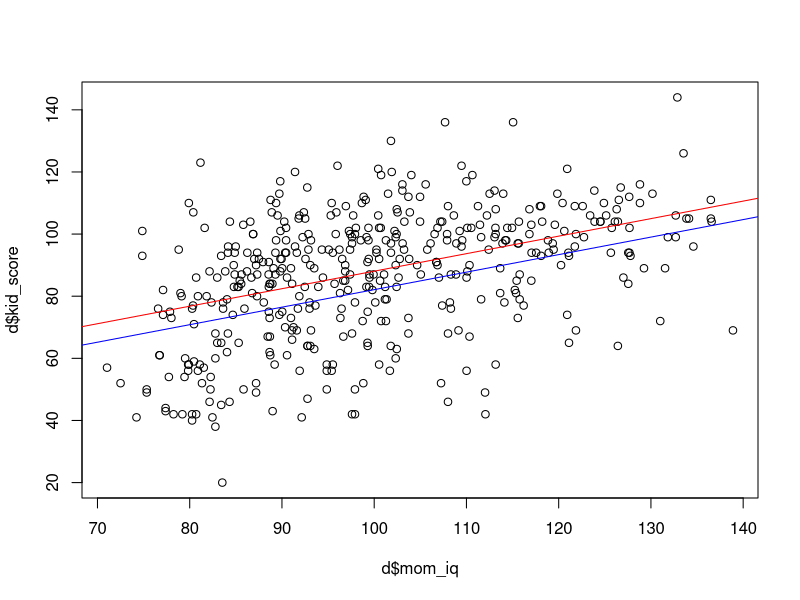
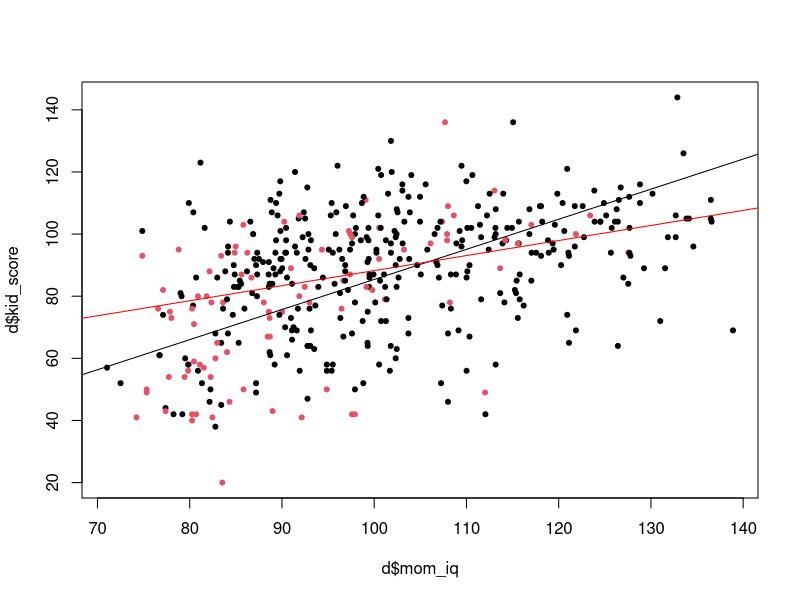

Write the R code that produced these figures, in order.
## ---- chunk 1
d = read.csv("datos/kidiq.csv")
str(d)
## ---- chunk 2
d$mom_hs = factor(d$mom_hs, labels = c("no", "si"))
d$mom_work = factor(d$mom_work, labels = c("notrabaja", "trabaja23", "trabaja1_parcial", "trabaja1_completo"))
## ---- chunk 3
secundaria_si = ifelse(d$mom_hs == "si", 1, 0)
## ---- chunk 4
m = lm(kid_score ~ mom_iq + secundaria_si, data = d)
coef(m)
## ---- chunk 5
plot(d$mom_iq, d$kid_score)
# modelo para secundaria_si = 0
abline(a = m$coef[1], b = m$coef[2], col = "blue")
# modelo para secundaria_si = 1
abline(a = m$coef[1] + m$coef[3], b = m$coef[2], col = "red")
## ---- chunk 6
m = lm(kid_score ~ mom_iq + mom_hs, data = d)
summary(m)
## ---- chunk 7
levels(d$mom_hs)
## ---- chunk 8
contrasts(d$mom_hs)
## ---- chunk 9
secundaria_no = ifelse(d$mom_hs == "no", 1, 0)
## ---- chunk 10
m = lm(kid_score ~ mom_iq + secundaria_no, data = d)
coef(m)
## ---- chunk 11
levels(d$mom_hs)
## ---- chunk 12
contrasts(d$mom_hs)
## ---- chunk 13
d$mom_hs = relevel(d$mom_hs, ref = "si")
levels(d$mom_hs)
## ---- chunk 14
contrasts(d$mom_hs)
## ---- chunk 15
m = lm(kid_score ~ mom_iq + mom_hs, data = d)
summary(m)
## ---- chunk 16
m = lm(kid_score ~ 0 + mom_iq + secundaria_si + secundaria_no, data = d)
summary(m)
## ---- chunk 17
m = lm(kid_score ~ 0 + mom_iq + mom_hs, data = d)
summary(m)
## ---- chunk 18
levels(d$mom_work)
## ---- chunk 19
notrabaja_si = ifelse(d$mom_work == "notrabaja", 1, 0)
trabaja23_si = ifelse(d$mom_work == "trabaja23", 1, 0)
trabaja1_parcial_si = ifelse(d$mom_work == "trabaja1_parcial", 1, 0)
trabaja1_completo_si = ifelse(d$mom_work == "trabaja1_completo", 1, 0)
## ---- chunk 20
m = lm(kid_score ~ mom_iq + trabaja23_si + trabaja1_parcial_si + trabaja1_completo_si, data = d)
summary(m)
## ---- chunk 21
m = lm(kid_score ~ mom_iq + mom_work, data = d)
summary(m)
## ---- chunk 22
levels(d$mom_work)
## ---- chunk 23
contrasts(d$mom_work)
## ---- chunk 24
d$mom_work = relevel(d$mom_work, ref="trabaja1_parcial")
levels(d$mom_work)
## ---- chunk 25
m = lm(kid_score ~ mom_iq + mom_work, data = d)
summary(m)
## ---- chunk 26
d$mom_work1 = factor(d$mom_work, levels=c("trabaja1_completo","trabaja23","notrabaja","trabaja1_parcial"))
levels(d$mom_work1)
## ---- chunk 27
m = lm(kid_score ~ mom_work1, data = d)
summary(m)
## ---- chunk 28
m = lm(kid_score ~ mom_iq + secundaria_si + I(mom_iq*secundaria_si), data = d)
summary(m)
## ---- chunk 29
plot(d$mom_iq, d$kid_score, col = d$mom_hs, pch = 20)
abline(a = m$coefficients["(Intercept)"], b = m$coefficients["mom_iq"], col = "black")
abline(a = m$coefficients["(Intercept)"] + m$coefficients["secundaria_si"],
       b = m$coefficients["mom_iq"] + m$coefficients["I(mom_iq * secundaria_si)"], col = "red")
## ---- chunk 30
m = lm(kid_score ~ mom_iq + mom_hs + mom_iq:mom_hs, data = d)
summary(m)
## ---- chunk 31
m = lm(kid_score ~ mom_iq * mom_hs, data = d)
summary(m)
